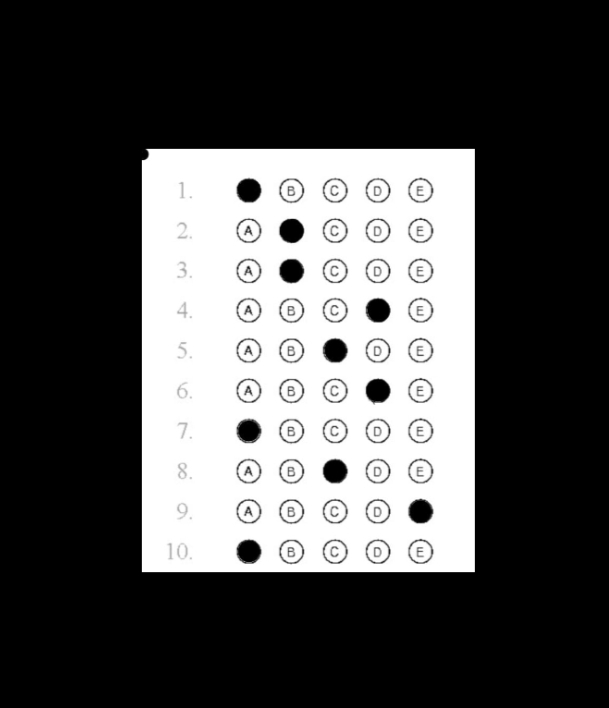
#> input picture OMR_System_Project/Imges/ans1.jpeg, 609 x 708 px
$ python -i getAns.py   (imports and definitions only)
#> lines starting #> are read from the running program, lines starting #| are printed output that depends on the picture; after the words box and inside, x2 and y2 are one past the last pixel; in counts of white or black regions, pixels touching at a corner belong together
#> further down, picture is the input picture: shape (708, 609, 3); min 0, max 255, mean 77.8
from imutils.perspective import four_point_transform
from imutils import contours
import numpy as np
import imutils
from openpyxl import Workbook
import cv2
from openpyxl.styles import Font, PatternFill

#################################Resize Images and Stak######################
def hconcat_resize(img_list,
                   interpolation
                   = cv2.INTER_CUBIC):
      # take minimum hights
    h_min = min(img.shape[0]
                for img in img_list)

    # image resizing
    im_list_resize = [cv2.resize(img,
                       (int(img.shape[1] * h_min / img.shape[0]),
                        h_min), interpolation
                                 = interpolation)
                      for img in img_list]

    # return final image
    return cv2.hconcat(im_list_resize)


##############################################################################

#ANSWER_KEY = {0: 1, 1: 4, 2: 0, 3: 3, 4: 1} # for 5 question
ANSWER_KEY = {0: 0, 1: 1, 2: 1, 3: 3, 4: 2, 5:3, 6:0, 7:2, 8:3, 9:1} # for 10 question

student_answers = []
#image = cv2.imread("MyProject/ans2.jpeg")
def getImage(image):
    gray = cv2.cvtColor(image, cv2.COLOR_BGR2GRAY)
    blurred = cv2.GaussianBlur(gray, (5, 5), 0)
    edged = cv2.Canny(blurred, 75, 200)
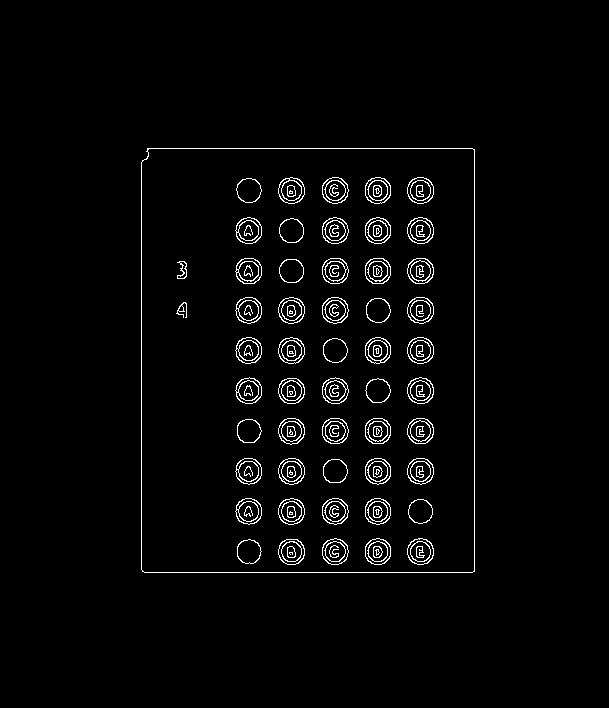
#> edged: shape (708, 609); 2.6% white in thin lines or dots, all inside (x1, y1, x2, y2) = (141, 148, 475, 573)

    cnts = cv2.findContours(edged.copy(), cv2.RETR_EXTERNAL,
        cv2.CHAIN_APPROX_SIMPLE)
#> cnts = 1 contour; box (x1, y1, x2, y2) and area: (141, 148, 475, 573) 141114
    cnts = imutils.grab_contours(cnts)
    docCnt = None

    if len(cnts) > 0:
        cnts = sorted(cnts, key=cv2.contourArea, reverse=True)

        # loop over the sorted contours
        for c in cnts:
            # approximate the contour
            peri = cv2.arcLength(c, True)
            approx = cv2.approxPolyDP(c, 0.02 * peri, True)

            if len(approx) == 4:
                docCnt = approx
                break
#> this loop made 1 pass
#> (peri, docCnt) on pass 1: (1511.6, [[147, 148], [142, 571], [474, 571], [474, 149]])

    paper = four_point_transform(image, docCnt.reshape(4, 2))
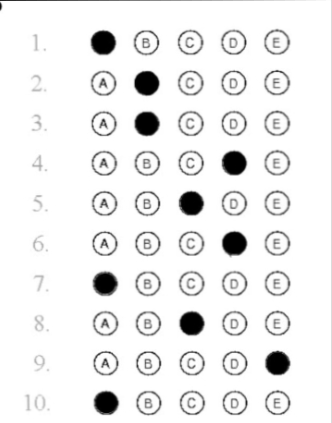
#> paper: shape (423, 332, 3); min 0, max 255, mean 237.5
    warped = four_point_transform(gray, docCnt.reshape(4, 2))

    thresh = cv2.threshold(warped, 0, 255,
        cv2.THRESH_BINARY_INV | cv2.THRESH_OTSU)[1]
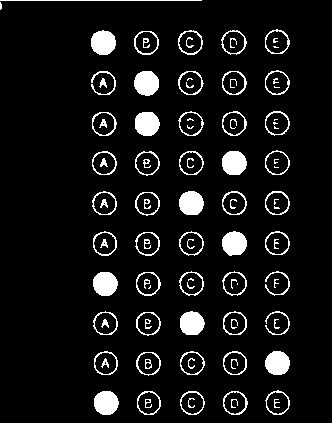
#> thresh: shape (423, 332); 8% white; 103 white regions (20 under 20 px)

    # find contours in the thresholded image, then initialize
    # the list of contours that correspond to questions
    cnts = cv2.findContours(thresh.copy(), cv2.RETR_EXTERNAL,
        cv2.CHAIN_APPROX_SIMPLE)
#> cnts = 55 contours, 4 with area under 20; largest, box (x1, y1, x2, y2) and area: (134, 71, 159, 96) 464, (91, 30, 116, 55) 461, (178, 30, 203, 55) 460, (265, 29, 290, 54) 460, (134, 31, 159, 55) 458
    cnts = imutils.grab_contours(cnts)
    questionCnts = []

    # loop over the contours
    for c in cnts:
        (x, y, w, h) = cv2.boundingRect(c)
        ar = w / float(h)

        if w >= 20 and h >= 20 and ar >= 0.9 and ar <= 1.1:
            questionCnts.append(c)
#> this loop made 55 passes
#> (x, y, w, h, ar) on passes 1 to 12: (223, 391, 25, 24, 1.04), (180, 391, 25, 24, 1.04), (137, 391, 24, 24, 1), (94, 391, 25, 24, 1.04), (265, 390, 25, 25, 1), (136, 352, 25, 24, 1.04), (265, 351, 25, 24, 1.04), (223, 351, 24, 24, 1), (180, 351, 25, 24, 1.04), (94, 351, 24, 24, 1), (274, 319, 6, 10, 0.6), (136, 312, 25, 24, 1.04)
#> (c, x, y, w, h, ar) on pass 55: ([[0, 0], [201, 0]], 0, 0, 202, 1, 202)
#> after the loop, questionCnts = 50 contours; largest, box (x1, y1, x2, y2) and area: (134, 71, 159, 96) 464, (91, 30, 116, 55) 461, (178, 30, 203, 55) 460, (265, 29, 290, 54) 460, (134, 31, 159, 55) 458
    questionCnts = contours.sort_contours(questionCnts,
        method="top-to-bottom")[0]
    correct = 0

    for (q, i) in enumerate(np.arange(0, len(questionCnts), 5)):
        cnts = contours.sort_contours(questionCnts[i:i + 5])[0]
        bubbled = None

        # loop over the sorted contours
        for (j, c) in enumerate(cnts):
            mask = np.zeros(thresh.shape, dtype="uint8")
            cv2.drawContours(mask, [c], -1, 255, -1)
            mask = cv2.bitwise_and(thresh, thresh, mask=mask)
            total = cv2.countNonZero(mask)

            if bubbled is None or total > bubbled[0]:
                bubbled = (total, j)

        color = (0, 0, 255)
        k = ANSWER_KEY[q]
        if k == bubbled[1]:
            color = (0, 255, 0)
            correct += 1

        #student_answers[q+1] = bubbled[1]+1
        student_answers.append(bubbled[1]+1)
        cv2.drawContours(paper, [cnts[k]], -1, color, 3)
#> this loop made 10 passes
#> (i, color, k) on passes 1 to 10: (0, (0, 255, 0), 0), (5, (0, 255, 0), 1), (10, (0, 255, 0), 1), (15, (0, 255, 0), 3), (20, (0, 255, 0), 2), (25, (0, 255, 0), 3), (30, (0, 255, 0), 0), (35, (0, 255, 0), 2), (40, (0, 0, 255), 3), (45, (0, 0, 255), 1)
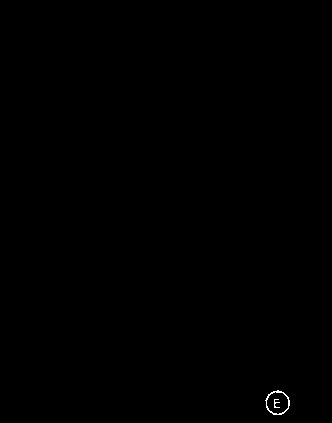
#> mask: shape (423, 332); 0.1% white in thin lines or dots, all inside (x1, y1, x2, y2) = (265, 390, 290, 415)
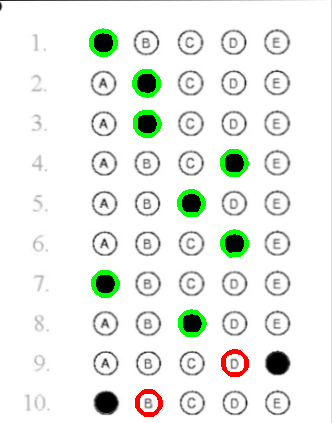
#> paper: shape (423, 332, 3); 2.43% of pixels changed, all inside (x1, y1, x2, y2) = (89, 28, 249, 417)
#> after the loop, correct = 8; student_answers = [1, 2, 2, 4, 3, 4, 1, 3, 5, 1]

    # grab the test taker
    #score = (correct / 5.0)*100
    score = (correct/10)*100
#> score = 80
    print("[INFO] score: {:.2f}%".format(score))
#| [INFO] score: 80.00%
    cv2.putText(paper, "{:.2f}%".format(score), (10, 30),
        cv2.FONT_HERSHEY_SIMPLEX, 0.9, (0, 0, 255), 2)
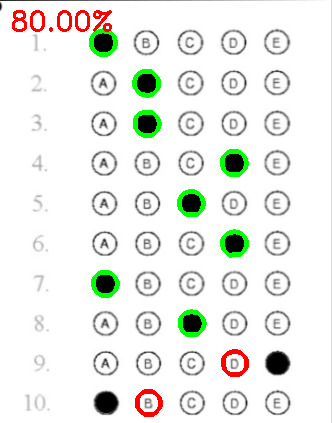
#> paper: shape (423, 332, 3); 0.63% of pixels changed, all inside (x1, y1, x2, y2) = (12, 10, 112, 32)

    finalOutput=hconcat_resize([image, paper]) # function calling
#> in hconcat_resize, `h_min = min(img.shape[0] for img in img_list)`: h_min = 423
#> in hconcat_resize, `im_list_resize = [cv2.resize(img, (int(img.shape[1] * h_min / img.shap..`: im_list_resize = 2 items
#> in hconcat_resize, `return cv2.hconcat(im_list_resize)`:
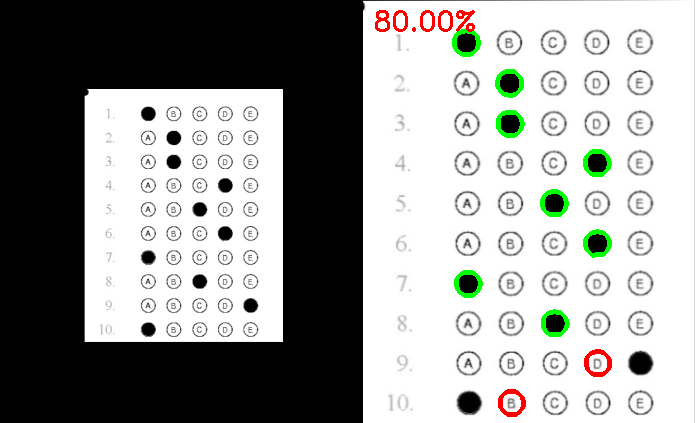
#> returned value: shape (423, 695, 3); mean of channels 0, 1, 2 151.6, 154, 153; drawn as B, G, R
    cv2.imshow('Input-Output_Image', finalOutput)
    cv2.waitKey(0)
    return student_answers

>>> import cv2
>>> picture = cv2.imread('../Imges/ans1.jpeg')
>>> result = getImage(picture)
#> result = [1, 2, 2, 4, 3, 4, 1, 3, 5, 1]
